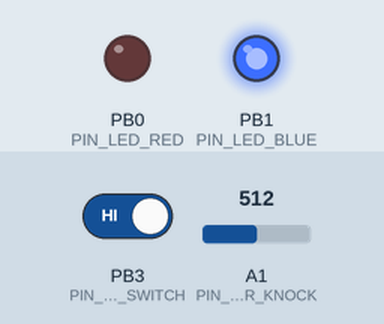
Simulated run of this sketch. Board: ATtiny85, built with avr-gcc and run on an emulated ATtiny85. On the bench: output pins drawn as LEDs (lit = HIGH). The test bench sets the inputs (shaded band); at power-on: A1 (PIN_SENSOR_KNOCK) = 512, PB3 (PIN_SENSOR_SWITCH) HIGH.

Above: at 2.3 s.
2.4 s: A1 (PIN_SENSOR_KNOCK) set to 23
5.4 s: A1 (PIN_SENSOR_KNOCK) set to 18
At 6.7 s:
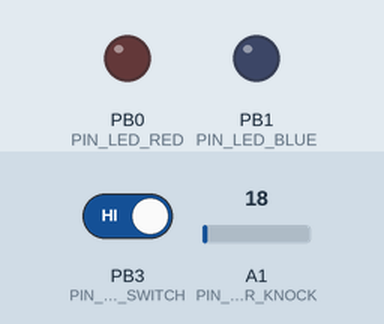
8.4 s: PB3 (PIN_SENSOR_SWITCH) driven LOW
At 9.1 s:
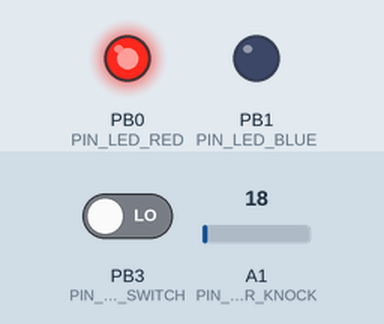
Timing chart, 0 to 11.4 s (numbered marks = the images above; inputs shaded):
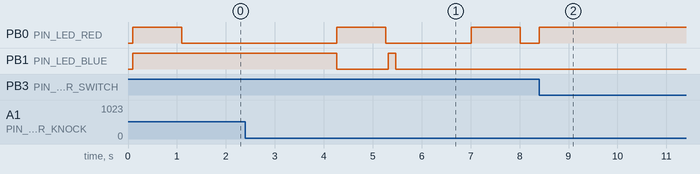

Measured:
- the behaviour switches between 21 and 20 on A1 (PIN_SENSOR_KNOCK) (found by bisection; images 0 and 1)
- after the input at 5.4 s, PB0 (PIN_LED_RED): LOW → HIGH after 1.6 s, → LOW 1.0 s later; PB1 (PIN_LED_BLUE): HIGH → LOW after 0.07 s
- after the input at 8.4 s, PB0 (PIN_LED_RED): LOW → HIGH at once

The sketch:

knockbox_attiny85.ino
```cpp
/* Detects patterns of knocks and triggers a servo to unlock
   a door if the pattern is correct. */

/* Validating a knock is based on:

   By Steve Hoefer http://grathio.com
   Version 0.1.10.20.10
   Licensed under Creative Commons Attribution-Noncommercial-Share Alike 3.0
   http://creativecommons.org/licenses/by-nc-sa/3.0/us/
   (In short: Do what you want, just be sure to include this line and the four above it, and don't sell it or use it in anything you sell without contacting me.)
*/

/*
   WIRING

   Analog Pin 1: Piezo speaker (connected to ground with 1M pulldown resistor)
   Digital Pin 3: Switch to enter a new code.  Short this to enter programming mode.
   Digital Pin 4: Servo
   Digital Pin 0: Red LED.
   Digital Pin 1: Green LED.

*/

//Servo
#include <SoftwareServo.h>
#define PIN_SERVO 4           // Gear motor used to turn the lock.
SoftwareServo doorServo;

//Memory
#include <EEPROM.h>

//Light
#define PIN_LED_RED 0
#define PIN_LED_BLUE 1


// Sensors
#define PIN_SENSOR_KNOCK A1  // Piezo sensor on pin 0.
#define PIN_SENSOR_SWITCH 3  // Switch to program new code


// Tuning constants.
const int knock_threshold = 20;           // Minimum signal from the piezo to register as a knock
const int knock_rejectValue = 25;        // If an individual knock is off by this percentage of a knock we don't unlock..
const int knock_averageRejectValue = 15; // If the average timing of the knocks is off by this percent we don't unlock.

// Knock pattern
const int maximumKnocks = 20;       // Maximum number of knocks to listen for.
byte secretCode[maximumKnocks] = {50, 25, 25, 50, 100, 50, 0, 0, 0, 0, 0, 0, 0, 0, 0, 0, 0, 0, 0, 0};  // Initial setup: "Shave and a Hair Cut, two bits."
int knockReadings[maximumKnocks];   // When someone knocks this array fills with delays between knocks.
int value_knockSensor = 0;           // Last reading of the knock sensor.


//States
#define KNOCK_NONE 0
#define KNOCK_STARTED 1
#define KNOCK_KNOCKING 2
#define KNOCK_FINISHED 3
#define KNOCK_FAILED_STARTED 4
#define KNOCK_FAILED 5
#define KNOCK_SUCCESS_STARTED 6
#define KNOCK_SUCCESS 7
#define KNOCK_STORED 8

boolean state_ledsUpdated = true;
boolean state_programming = false;
boolean state_programSwitchChanged = false;
boolean state_programSwitch = true;
boolean state_doorOpen = false;
boolean state_servoAttached = false;
int state_knocking = KNOCK_NONE;
boolean state_knocked = false;

//Timers
unsigned long timer_knockDebounce = 0;
unsigned long timer_knockFinished = 0;
unsigned long timer_servoStop = 0;
unsigned long timer_ledKnock = 0;
unsigned long timer_ledFail = 0;
unsigned long timer_ledSuccess = 0;
unsigned long timer_blockMode = 0;

const unsigned long time_knockDebounce = 150;     // milliseconds we allow a knock to fade before we listen for another one. (Debounce timer.)
const unsigned long time_servoStop = 1000;      // milliseconds that we run the motor to get it to go a half turn.
const unsigned long time_knockFinished = 1700;     // Longest time to wait for a knock before we assume that it's finished.
const unsigned long time_ledKnock = 150;
const unsigned long time_blockMode = 1000;

void setup() {
  delay(100);

  //Configure pins
  pinMode(PIN_LED_RED, OUTPUT);
  pinMode(PIN_LED_BLUE, OUTPUT);
  pinMode(PIN_SENSOR_SWITCH, INPUT);
  digitalWrite(PIN_SENSOR_SWITCH, HIGH);

  //Load pattern
  for (int i=0;i<maximumKnocks;i++){
    secretCode[i]= EEPROM.read(i);
  }

  //Position servo
  digitalWrite(PIN_LED_BLUE, HIGH);
  digitalWrite(PIN_LED_RED, HIGH);
  delay(time_blockMode);

  stopServo();
  writeBlack();
}

void loop() {

  //Check program button
  if (digitalRead(PIN_SENSOR_SWITCH) != state_programSwitch) {
      state_programSwitch = !state_programSwitch;
      state_programSwitchChanged = true;
      if (!state_programSwitch) state_programming = true; //pullup -> pulldown
  }

  // Listen for knocks
  if (timerFinished(timer_knockDebounce,time_knockDebounce)) {
    value_knockSensor = analogRead(PIN_SENSOR_KNOCK);
    state_knocked = (value_knockSensor > knock_threshold);
    if (state_knocked) {
       timerStart(timer_knockDebounce);
    }
  }
  recordKnockPattern();


  //Process knock pattern
  if ((state_knocking == KNOCK_FINISHED) && state_programming) {
    storeLock();
    state_programming = false;
    state_knocking = KNOCK_STORED; //needs to be cleared at end of loop
  }

  else if ((state_knocking == KNOCK_FINISHED) && !state_programming) {
    if (validateKnock())
      state_knocking = KNOCK_SUCCESS_STARTED; //needs to be cleared at end of loop
    else state_knocking = KNOCK_FAILED_STARTED; //needs to be cleared at end of loop
  }


  //Servo feedback
  if (state_knocking == KNOCK_STORED) {
    //moveServo(0);
    //state_doorOpen=false;
    //timerStart(timer_blockMode);

  }

  else if (state_knocking == KNOCK_SUCCESS_STARTED) {
    state_doorOpen = !state_doorOpen;
    moveServo(map(state_doorOpen,0,1,0,180));
  }

  if (timerFinished(timer_servoStop,time_servoStop)) {
    stopServo();
  }

  //LED feedback
  //-Programming
  if ((state_knocking == KNOCK_STORED) || state_programSwitchChanged) {
    digitalWrite(PIN_LED_RED, state_programming);
  }


  //-Knock
  if  (state_knocking == KNOCK_STARTED) {
    //fill_solid(leds, LEDS_NUM, CRGB::Black);
  }

  if  (((state_knocking == KNOCK_STARTED) || (state_knocking == KNOCK_KNOCKING) )  && (state_knocked)) {
    //addPulse();
    digitalWrite(PIN_LED_BLUE, HIGH);
    timerStart(timer_ledKnock);
  }

  if (timerFinished(timer_ledKnock,time_ledKnock) && (state_knocking != KNOCK_SUCCESS))
    digitalWrite(PIN_LED_BLUE, LOW);


  //Advance states
  if (state_knocking == KNOCK_SUCCESS_STARTED)
  {
    state_knocking = KNOCK_SUCCESS;
    timerStart(timer_blockMode);
    writeSuccess();
  }
  else if (state_knocking == KNOCK_FAILED_STARTED)
  {
    state_knocking = KNOCK_FAILED;
    timerStart(timer_blockMode);
    writeFail();
  }

  else if (state_knocking == KNOCK_STARTED)
  {
    state_knocking = KNOCK_KNOCKING;
  }
  else if (state_knocking == KNOCK_STORED)
  {
    state_knocking = KNOCK_SUCCESS;
    //writeBlack();
  }

  if (((state_knocking == KNOCK_SUCCESS) || (state_knocking == KNOCK_FAILED)) &&
      (timerFinished(timer_blockMode,time_blockMode)))
  {
    state_knocking = KNOCK_NONE;
    stopServo();
    writeBlack();
  }

  //Clear events
  state_programSwitchChanged = false;
  state_knocked = false;

  if (state_servoAttached)
    SoftwareServo::refresh();
}

void timerStart(unsigned long &timer) {
  timer = millis();
}

boolean timerFinished(unsigned long &timer,unsigned long delaylength) {
  unsigned long now = millis();
  if ((now - timer) >= delaylength) {
    return true;
  } else return false;
}

void writeFail() {
  digitalWrite(PIN_LED_RED, HIGH);
}

void writeSuccess() {
  digitalWrite(PIN_LED_BLUE, HIGH);
}

void writeBlack() {
    digitalWrite(PIN_LED_RED, LOW);
    digitalWrite(PIN_LED_BLUE, LOW);
}

// Records the timing of knocks.
boolean recordKnockPattern(){
  static int currentKnockNumber=0;
  static int time_lastKnock=0;

  //Begin knocking
  if ((state_knocking == KNOCK_NONE) && state_knocked) {
    int i = 0;
    for (i=0;i<maximumKnocks;i++){
      knockReadings[i]=0;
    }

    timerStart(timer_knockFinished);
    time_lastKnock = millis();
    currentKnockNumber = 0;

    state_knocking = KNOCK_STARTED;

  }

  //Continue knocking
  else if ((state_knocking == KNOCK_KNOCKING) &&  state_knocked) {
      int now=millis();
      knockReadings[currentKnockNumber] = now-time_lastKnock;
      currentKnockNumber ++;
      time_lastKnock=now;
      timerStart(timer_knockFinished);
  }

  //Stop knocking if timed out or enough knocks
  if (state_knocking == KNOCK_KNOCKING) {
    if (timerFinished(timer_knockFinished,time_knockFinished) || (currentKnockNumber > maximumKnocks)) {
        state_knocking = KNOCK_FINISHED;

        return true;
    }
  }

  return false;
}


void moveServo(int position) {
  if (!state_servoAttached) {
    doorServo.attach(PIN_SERVO);
    state_servoAttached = true;
  }
  doorServo.write(position);
  timerStart(timer_servoStop);
}

void stopServo() {
  if (state_servoAttached) {
    state_servoAttached = false;
    doorServo.detach();
  }
}


void storeLock() {

  //Collect normalization data
  int maxKnockInterval = 0;
  for (int i=0;i<maximumKnocks;i++){
    if (knockReadings[i] > maxKnockInterval){
      maxKnockInterval = knockReadings[i];
    }
  }

  // Save pattern
  for (int i=0;i<maximumKnocks;i++){
    secretCode[i]= map(knockReadings[i],0, maxKnockInterval, 0, 100);
    EEPROM.update(i,secretCode[i]);
  }

}

// Sees if our knock matches the secret.
// returns true if it's a good knock, false if it's not.

boolean validateKnock(){
  // simplest check first: Did we get the right number of knocks?
  int currentKnockCount = 0;
  int secretKnockCount = 0;
  int maxKnockInterval = 0;                     // We use this later to normalize the times.

  for (int i=0;i<maximumKnocks;i++){
    if (knockReadings[i] > 0){
      currentKnockCount++;
    }
    if (secretCode[i] > 0){                     //todo: precalculate this.
      secretKnockCount++;
    }

    if (knockReadings[i] > maxKnockInterval){   // collect normalization data while we're looping.
      maxKnockInterval = knockReadings[i];
    }
  }


  if (currentKnockCount != secretKnockCount){
    return false;
  }

  /*  Now we compare the relative intervals of our knocks, not the absolute time between them.
      (ie: if you do the same pattern slow or fast it should still open the door.)
      This makes it less picky, which while making it less secure can also make it
      less of a pain to use if you're tempo is a little slow or fast.
  */
  int totaltimeDifferences=0;
  int timeDiff=0;
  for (int i=0;i<maximumKnocks;i++){ // Normalize the times
    knockReadings[i]= map(knockReadings[i],0, maxKnockInterval, 0, 100);
    timeDiff = abs(knockReadings[i]-secretCode[i]);
    if (timeDiff > knock_rejectValue){ // Individual value too far out of whack
      return false;
    }
    totaltimeDifferences += timeDiff;
  }
  // It can also fail if the whole thing is too inaccurate.
  if (totaltimeDifferences/secretKnockCount>knock_averageRejectValue){
    return false;
  }

  return true;

}
```
